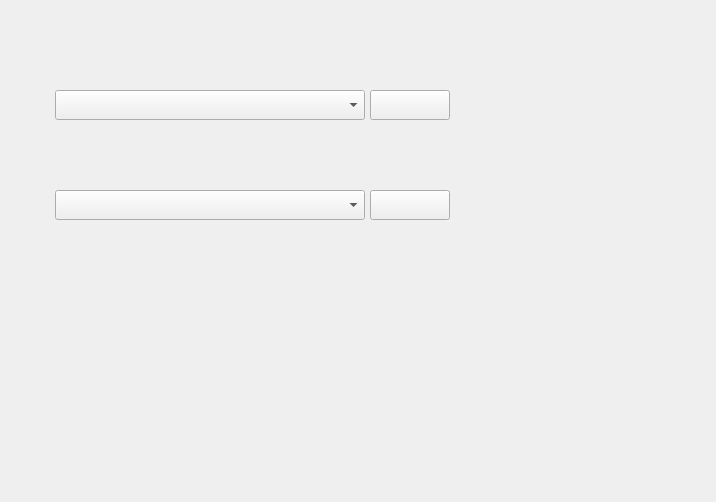
<?xml version="1.0" encoding="UTF-8"?>
<ui version="4.0">
 <class>BurnImage</class>
 <widget class="QWidget" name="BurnImage">
  <property name="geometry">
   <rect>
    <x>0</x>
    <y>0</y>
    <width>716</width>
    <height>502</height>
   </rect>
  </property>
  <property name="windowTitle">
   <string>Form</string>
  </property>
  <layout class="QVBoxLayout" name="verticalLayout">
   <property name="spacing">
    <number>10</number>
   </property>
   <property name="leftMargin">
    <number>25</number>
   </property>
   <property name="topMargin">
    <number>10</number>
   </property>
   <property name="rightMargin">
    <number>0</number>
   </property>
   <property name="bottomMargin">
    <number>0</number>
   </property>
   <item>
    <widget class="QLabel" name="title">
     <property name="minimumSize">
      <size>
       <width>0</width>
       <height>40</height>
      </size>
     </property>
     <property name="text">
      <string/>
     </property>
     <property name="alignment">
      <set>Qt::AlignLeading|Qt::AlignLeft|Qt::AlignTop</set>
     </property>
    </widget>
   </item>
   <item>
    <widget class="QWidget" name="isoSelection" native="true">
     <property name="minimumSize">
      <size>
       <width>0</width>
       <height>90</height>
      </size>
     </property>
     <layout class="QGridLayout" name="gridLayout">
      <property name="leftMargin">
       <number>0</number>
      </property>
      <property name="topMargin">
       <number>0</number>
      </property>
      <property name="rightMargin">
       <number>0</number>
      </property>
      <property name="bottomMargin">
       <number>0</number>
      </property>
      <property name="horizontalSpacing">
       <number>5</number>
      </property>
      <property name="verticalSpacing">
       <number>0</number>
      </property>
      <item row="0" column="0" colspan="3">
       <widget class="QLabel" name="labelISOTitle">
        <property name="minimumSize">
         <size>
          <width>0</width>
          <height>30</height>
         </size>
        </property>
        <property name="maximumSize">
         <size>
          <width>16777215</width>
          <height>30</height>
         </size>
        </property>
        <property name="text">
         <string/>
        </property>
       </widget>
      </item>
      <item row="1" column="0">
       <widget class="QWidget" name="isoWidget" native="true">
        <property name="minimumSize">
         <size>
          <width>340</width>
          <height>30</height>
         </size>
        </property>
        <layout class="QHBoxLayout" name="isoLayout">
         <property name="spacing">
          <number>5</number>
         </property>
         <property name="leftMargin">
          <number>0</number>
         </property>
         <property name="topMargin">
          <number>0</number>
         </property>
         <property name="rightMargin">
          <number>0</number>
         </property>
         <property name="bottomMargin">
          <number>0</number>
         </property>
         <item>
          <widget class="QLabel" name="labelLogoISO">
           <property name="minimumSize">
            <size>
             <width>25</width>
             <height>25</height>
            </size>
           </property>
           <property name="maximumSize">
            <size>
             <width>25</width>
             <height>25</height>
            </size>
           </property>
           <property name="text">
            <string/>
           </property>
           <property name="alignment">
            <set>Qt::AlignCenter</set>
           </property>
          </widget>
         </item>
         <item>
          <widget class="CustomComboBox" name="comboBoxISO">
           <property name="sizePolicy">
            <sizepolicy hsizetype="Preferred" vsizetype="Preferred">
             <horstretch>0</horstretch>
             <verstretch>0</verstretch>
            </sizepolicy>
           </property>
           <property name="minimumSize">
            <size>
             <width>310</width>
             <height>30</height>
            </size>
           </property>
           <property name="maximumSize">
            <size>
             <width>16777215</width>
             <height>40</height>
            </size>
           </property>
          </widget>
         </item>
        </layout>
       </widget>
      </item>
      <item row="1" column="1">
       <widget class="QPushButton" name="btnBrowseISO">
        <property name="minimumSize">
         <size>
          <width>80</width>
          <height>30</height>
         </size>
        </property>
        <property name="maximumSize">
         <size>
          <width>80</width>
          <height>40</height>
         </size>
        </property>
        <property name="text">
         <string/>
        </property>
       </widget>
      </item>
      <item row="1" column="2">
       <spacer name="horizontalSpacer_2">
        <property name="orientation">
         <enum>Qt::Horizontal</enum>
        </property>
        <property name="sizeType">
         <enum>QSizePolicy::Preferred</enum>
        </property>
        <property name="sizeHint" stdset="0">
         <size>
          <width>258</width>
          <height>20</height>
         </size>
        </property>
       </spacer>
      </item>
      <item row="2" column="0" colspan="3">
       <widget class="QLabel" name="labelISOTip">
        <property name="minimumSize">
         <size>
          <width>0</width>
          <height>30</height>
         </size>
        </property>
        <property name="maximumSize">
         <size>
          <width>16777215</width>
          <height>30</height>
         </size>
        </property>
        <property name="text">
         <string/>
        </property>
       </widget>
      </item>
     </layout>
    </widget>
   </item>
   <item>
    <widget class="QWidget" name="burnerSelection" native="true">
     <property name="minimumSize">
      <size>
       <width>0</width>
       <height>90</height>
      </size>
     </property>
     <layout class="QGridLayout" name="gridLayout_2">
      <property name="leftMargin">
       <number>0</number>
      </property>
      <property name="topMargin">
       <number>0</number>
      </property>
      <property name="rightMargin">
       <number>0</number>
      </property>
      <property name="bottomMargin">
       <number>0</number>
      </property>
      <property name="horizontalSpacing">
       <number>5</number>
      </property>
      <property name="verticalSpacing">
       <number>0</number>
      </property>
      <item row="0" column="0" colspan="3">
       <widget class="QLabel" name="labelBurnerTitle">
        <property name="minimumSize">
         <size>
          <width>0</width>
          <height>30</height>
         </size>
        </property>
        <property name="maximumSize">
         <size>
          <width>16777215</width>
          <height>30</height>
         </size>
        </property>
        <property name="text">
         <string/>
        </property>
       </widget>
      </item>
      <item row="1" column="0">
       <widget class="QWidget" name="burnerWidget" native="true">
        <property name="minimumSize">
         <size>
          <width>340</width>
          <height>30</height>
         </size>
        </property>
        <layout class="QHBoxLayout" name="horizontalLayout_2">
         <property name="spacing">
          <number>5</number>
         </property>
         <property name="leftMargin">
          <number>0</number>
         </property>
         <property name="topMargin">
          <number>0</number>
         </property>
         <property name="rightMargin">
          <number>0</number>
         </property>
         <property name="bottomMargin">
          <number>0</number>
         </property>
         <item>
          <widget class="QLabel" name="labelLogoBurner">
           <property name="minimumSize">
            <size>
             <width>25</width>
             <height>25</height>
            </size>
           </property>
           <property name="maximumSize">
            <size>
             <width>25</width>
             <height>25</height>
            </size>
           </property>
           <property name="text">
            <string/>
           </property>
           <property name="alignment">
            <set>Qt::AlignCenter</set>
           </property>
          </widget>
         </item>
         <item>
          <widget class="CustomComboBox" name="comboBoxBurner">
           <property name="sizePolicy">
            <sizepolicy hsizetype="Preferred" vsizetype="Preferred">
             <horstretch>0</horstretch>
             <verstretch>0</verstretch>
            </sizepolicy>
           </property>
           <property name="minimumSize">
            <size>
             <width>310</width>
             <height>30</height>
            </size>
           </property>
           <property name="maximumSize">
            <size>
             <width>16777215</width>
             <height>40</height>
            </size>
           </property>
           <property name="sizeAdjustPolicy">
            <enum>QComboBox::AdjustToMinimumContentsLength</enum>
           </property>
          </widget>
         </item>
        </layout>
       </widget>
      </item>
      <item row="1" column="1">
       <widget class="QPushButton" name="btnBurnerSetting">
        <property name="minimumSize">
         <size>
          <width>80</width>
          <height>30</height>
         </size>
        </property>
        <property name="maximumSize">
         <size>
          <width>80</width>
          <height>40</height>
         </size>
        </property>
        <property name="text">
         <string/>
        </property>
       </widget>
      </item>
      <item row="1" column="2">
       <spacer name="horizontalSpacer_3">
        <property name="orientation">
         <enum>Qt::Horizontal</enum>
        </property>
        <property name="sizeType">
         <enum>QSizePolicy::Preferred</enum>
        </property>
        <property name="sizeHint" stdset="0">
         <size>
          <width>258</width>
          <height>20</height>
         </size>
        </property>
       </spacer>
      </item>
      <item row="2" column="0" colspan="3">
       <widget class="QLabel" name="labelBurnerTip">
        <property name="minimumSize">
         <size>
          <width>0</width>
          <height>30</height>
         </size>
        </property>
        <property name="maximumSize">
         <size>
          <width>16777215</width>
          <height>30</height>
         </size>
        </property>
        <property name="text">
         <string/>
        </property>
       </widget>
      </item>
     </layout>
    </widget>
   </item>
   <item>
    <spacer name="verticalSpacer">
     <property name="orientation">
      <enum>Qt::Vertical</enum>
     </property>
     <property name="sizeHint" stdset="0">
      <size>
       <width>20</width>
       <height>189</height>
      </size>
     </property>
    </spacer>
   </item>
  </layout>
 </widget>
 <customwidgets>
  <customwidget>
   <class>CustomComboBox</class>
   <extends>QComboBox</extends>
   <header location="global">src/view/customcombobox.h</header>
  </customwidget>
 </customwidgets>
 <resources/>
 <connections/>
</ui>
